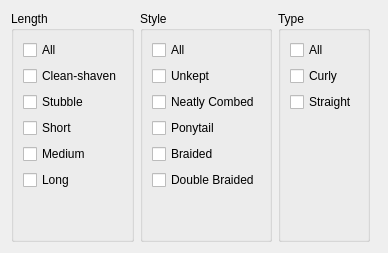
       <widget class="QWidget" name="hair">
        <layout class="QHBoxLayout" name="horizontalLayout_39">
         <item>
          <widget class="QGroupBox" name="groupBox_98">
           <property name="title">
            <string>Length</string>
           </property>
           <layout class="QVBoxLayout" name="verticalLayout_93">
            <item>
             <widget class="QCheckBox" name="checkBox_456">
              <property name="text">
               <string>All</string>
              </property>
             </widget>
            </item>
            <item>
             <widget class="QCheckBox" name="checkBox_555">
              <property name="text">
               <string>Clean-shaven</string>
              </property>
             </widget>
            </item>
            <item>
             <widget class="QCheckBox" name="checkBox_457">
              <property name="text">
               <string>Stubble</string>
              </property>
             </widget>
            </item>
            <item>
             <widget class="QCheckBox" name="checkBox_458">
              <property name="text">
               <string>Short</string>
              </property>
             </widget>
            </item>
            <item>
             <widget class="QCheckBox" name="checkBox_459">
              <property name="text">
               <string>Medium</string>
              </property>
             </widget>
            </item>
            <item>
             <widget class="QCheckBox" name="checkBox_460">
              <property name="text">
               <string>Long</string>
              </property>
             </widget>
            </item>
            <item>
             <spacer name="verticalSpacer_92">
              <property name="orientation">
               <enum>Qt::Vertical</enum>
              </property>
              <property name="sizeHint" stdset="0">
               <size>
                <width>20</width>
                <height>40</height>
               </size>
              </property>
             </spacer>
            </item>
           </layout>
          </widget>
         </item>
         <item>
          <widget class="QGroupBox" name="groupBox_99">
           <property name="title">
            <string>Style</string>
           </property>
           <layout class="QVBoxLayout" name="verticalLayout_94">
            <item>
             <widget class="QCheckBox" name="checkBox_461">
              <property name="text">
               <string>All</string>
              </property>
             </widget>
            </item>
            <item>
             <widget class="QCheckBox" name="checkBox_462">
              <property name="text">
               <string>Unkept</string>
              </property>
             </widget>
            </item>
            <item>
             <widget class="QCheckBox" name="checkBox_463">
              <property name="text">
               <string>Neatly Combed</string>
              </property>
             </widget>
            </item>
            <item>
             <widget class="QCheckBox" name="checkBox_464">
              <property name="text">
               <string>Ponytail</string>
              </property>
             </widget>
            </item>
            <item>
             <widget class="QCheckBox" name="checkBox_465">
              <property name="text">
               <string>Braided</string>
              </property>
             </widget>
            </item>
            <item>
             <widget class="QCheckBox" name="checkBox_466">
              <property name="text">
               <string>Double Braided</string>
              </property>
             </widget>
            </item>
            <item>
             <spacer name="verticalSpacer_93">
              <property name="orientation">
               <enum>Qt::Vertical</enum>
              </property>
              <property name="sizeHint" stdset="0">
               <size>
                <width>20</width>
                <height>40</height>
               </size>
              </property>
             </spacer>
            </item>
           </layout>
          </widget>
         </item>
         <item>
          <widget class="QGroupBox" name="groupBox_100">
           <property name="title">
            <string>Type</string>
           </property>
           <layout class="QVBoxLayout" name="verticalLayout_95">
            <item>
             <widget class="QCheckBox" name="checkBox_467">
              <property name="text">
               <string>All</string>
              </property>
             </widget>
            </item>
            <item>
             <widget class="QCheckBox" name="checkBox_468">
              <property name="text">
               <string>Curly</string>
              </property>
             </widget>
            </item>
            <item>
             <widget class="QCheckBox" name="checkBox_469">
              <property name="text">
               <string>Straight</string>
              </property>
             </widget>
            </item>
            <item>
             <spacer name="verticalSpacer_94">
              <property name="orientation">
               <enum>Qt::Vertical</enum>
              </property>
              <property name="sizeHint" stdset="0">
               <size>
                <width>20</width>
                <height>40</height>
               </size>
              </property>
             </spacer>
            </item>
           </layout>
          </widget>
         </item>
         <item>
          <spacer name="horizontalSpacer_42">
           <property name="orientation">
            <enum>Qt::Horizontal</enum>
           </property>
           <property name="sizeHint" stdset="0">
            <size>
             <width>7</width>
             <height>20</height>
            </size>
           </property>
          </spacer>
         </item>
        </layout>
       </widget>
